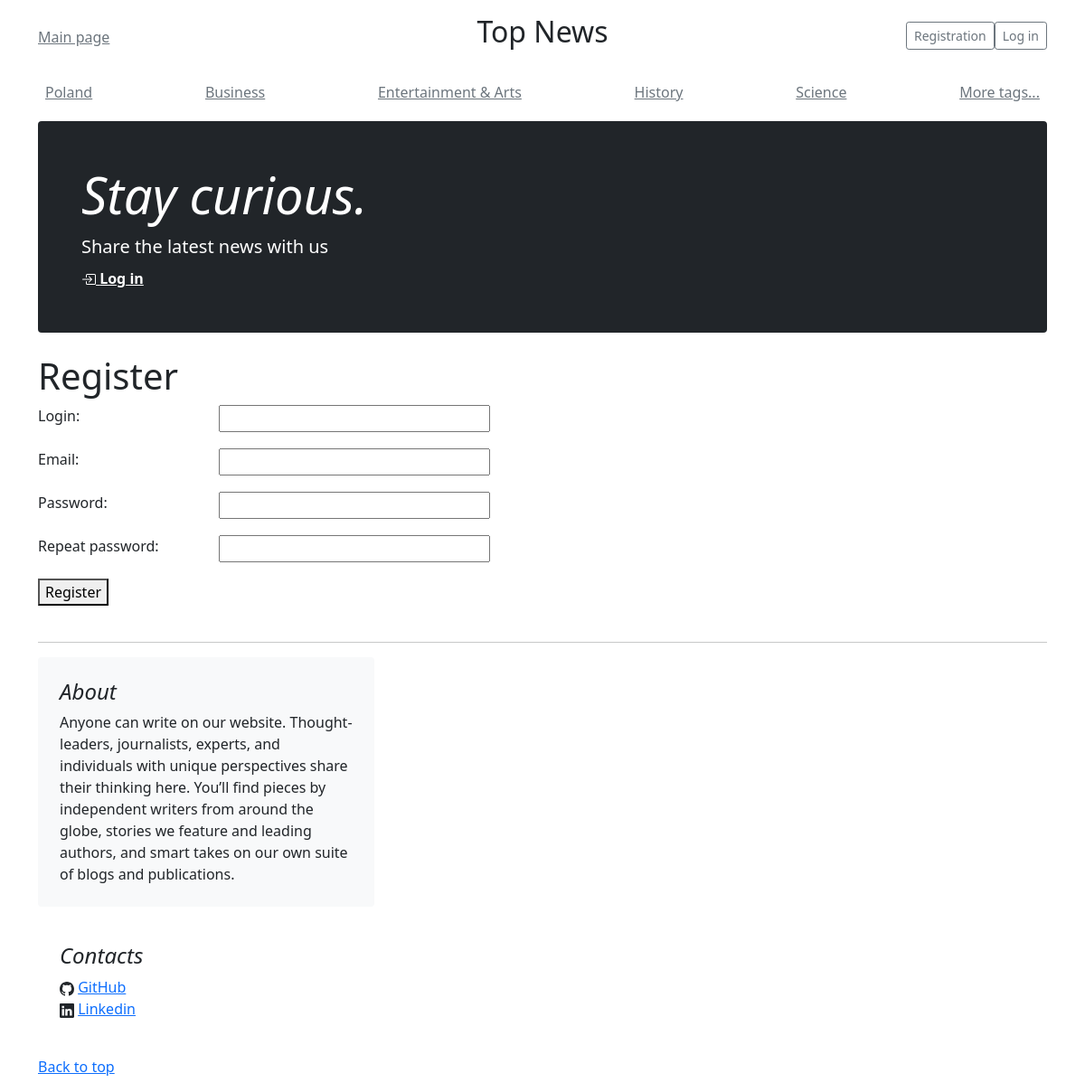
Screenshot of /register/ with the database file from the repository.
### news/models.py (models this page shows, shortened)
class CategoryArticle(models.Model):
    name_category = models.CharField(max_length=30, verbose_name='Name tags')
    slug = models.SlugField(max_length=35, unique=True, db_index=True, verbose_name='URL', blank=True)
    create = models.DateTimeField(auto_now_add=True, verbose_name='Time of creation')
    def __str__(self):
        return f'{self.name_category}'
    class Meta:
        ordering = ('-create',)

### news/views.py (the view, shortened to what this page needs)
# urls.py: path('register/', RegisterUser.as_view(),  name='register'),
class RegisterUser(CreateView):
    form_class = RegisterUserForm
    template_name = 'news/login_register/register.html'
    success_url = reverse_lazy('article_list')
    def get_context_data(self, *, objects_list=None, **kwargs):
        context = super().get_context_data(**kwargs)
        context['title'] = 'Register'
        return context

### news/forms.py
class RegisterUserForm(UserCreationForm):
    username = forms.CharField(label='Login', widget=forms.TextInput(attrs={'class': 'form-input'}))
    email = forms.EmailField(label='Email', widget=forms.EmailInput(attrs={'class': 'form-input'}))
    password1 = forms.CharField(label='Password', widget=forms.PasswordInput(attrs={'class': 'form-input'}))
    password2 = forms.CharField(label='Repeat password', widget=forms.PasswordInput(attrs={'class': 'form-input'}))
    class Meta:
        model = User
        fields = ("username", 'email', 'password1', 'password2')

### news/templatetags/news_medium_tags.py (called while the page is built)
@register.simple_tag()
def get_5_tags():
    return CategoryArticle.objects.all().only('name_category', 'slug')[:5]

### news/templates/news/login_register/register.html (shortened to what this page needs)
{% extends 'news/base.html' %}
{% block content %}
    <h1>{{ title }}</h1>
    <form method="post">
        {% for f in form %}
            <p><label class="form-label" for="{{ f.id_for_label }}">{{ f.label }}: </label>{{ f }}</p>
        {% endfor %}
        <button type="submit">Register</button>
    </form>
{% endblock %}

### news/templates/news/base.html (shortened to what this page needs)
{% load static %}
{% load news_medium_tags %}
{% load embed_video_tags %}
<!DOCTYPE html>
<html lang="en">
<head>
    <link rel="stylesheet" href="https://cdn.jsdelivr.net/npm/bootstrap@5.1.3/dist/css/bootstrap.min.css">
    <link rel="stylesheet" href="{% static 'news_medium/css/main.css' %}">
</head>
<body>
<div class="container">
    <header class="blog-header py-3">
        <div class="row flex-nowrap justify-content-between align-items-center">
            <div class="col-4 pt-1">
                <a class="link-secondary" href="{% url 'article_list' %}">Main page</a>
            </div>
            <div class="col-4 text-center">
                <h2>Top News</h2>
            </div>
            <div class="col-4 d-flex justify-content-end align-items-center">
                {% if request.user.is_authenticated %}
                    <aclass="btn btn-sm btn-outline-secondary">user: <strong>{{ user.username }}</strong></a>
                    <a href="{% url 'logout' %}" class="btn btn-sm btn-outline-secondary">Log out</a>
                {% else %}
                    <a href="{% url 'register' %}" class="btn btn-sm btn-outline-secondary">Registration</a>
                    <a href="{% url 'login' %}" class="btn btn-sm btn-outline-secondary">Log in</a>
                {% endif %}
            </div>
        </div>
    </header>
    {% get_5_tags as tags_article %}
    <div class="nav-scroller py-1 mb-2">
        <nav class="nav d-flex justify-content-between">
            {% for tag in tags_article %}
                <a class="p-2 link-secondary" href="/tags/{{ tag.slug }}">{{ tag }}</a>
            {% empty %}
                <a class="p-2 link-secondary" href="#">No tags</a>
            {% endfor %}
            <a class="p-2 link-secondary" href="{% url 'tags' %}">More tags...</a>
        </nav>
    </div>
</div>
<main class="container">
    <div class="p-4 p-md-5 mb-4 text-white rounded bg-dark">
        <div class="col-md-6 px-0">
            <h1 class="display-4 fst-italic">Stay curious.</h1>
            <p class="lead my-2">Share the latest news with us</p>
            {% if request.user.is_authenticated %}
                <a href="{% url 'add_article' %}" class="text-white fw-bold">
                    <svg xmlns="http://www.w3.org/2000/svg" width="16" height="16" fill="currentColor"
                         class="bi bi-plus-circle" viewBox="0 0 16 16">
                        <path d="M8 15A7 7 0 1 1 8 1a7 7 0 0 1 0 14zm0 1A8 8 0 1 0 8 0a8 8 0 0 0 0 16z"/>
                        <path d="M8 4a.5.5 0 0 1 .5.5v3h3a.5.5 0 0 1 0 1h-3v3a.5.5 0 0 1-1 0v-3h-3a.5.5 0 0 1 0-1h3v-3A.5.5 0 0 1 8 4z"/>
                    </svg>
                    Add post</a>
            {% else %}
                <a href="{% url 'login' %}" class="text-white fw-bold">
                    Log in</a>
            {% endif %}
        </div>
    </div>
    {% block content %}
    {% endblock %}
<br/>
<hr/>
    <div class="col-md-4">
        <div class="position-sticky" style="top: 2rem;">
            <div class="p-4 mb-3 bg-light rounded">
                <h4 class="fst-italic">About</h4>
                <p class="mb-0">Anyone can write on our website. Thought-leaders, journalists, experts, and individuals
                    with
                    unique perspectives share their thinking here. You’ll find pieces by independent writers from around
                    the globe, stories we feature and leading authors, and smart takes on our own suite of blogs and
                    publications.</p>
            </div>
            <div class="p-4">
                <h4 class="fst-italic">Сontacts</h4>
                <ol class="list-unstyled">
                    <li>
                        <a href="https://github.com/Lavliet90"> GitHub</a></li>
                    <li>
                        <a href="https://www.linkedin.com/in/yan-alsheuski-63066b221/"> Linkedin</a></li>
                </ol>
            </div>
        </div>
    </div>
    <footer class="blog-footer">
        <p>
            <a href="#">Back to top</a>
        </p>
    </footer>
</main>
</body>
</html>

### news/static/news_medium/css/main.css (style rules this page uses)
.form-input { width: 300px; font-size: 16px; }
.form-label { display: inline-block; min-width: 200px; vertical-align: top; }

### rows the page displays
CategoryArticle: name_category "Poland"
CategoryArticle: name_category "Business"
CategoryArticle: name_category "Entertainment & Arts"
CategoryArticle: name_category "History"
CategoryArticle: name_category "Science"

### other values shown
{{ title }} "Register"
{{ f.label }} "Login" "Email" "Password" "Repeat password"
